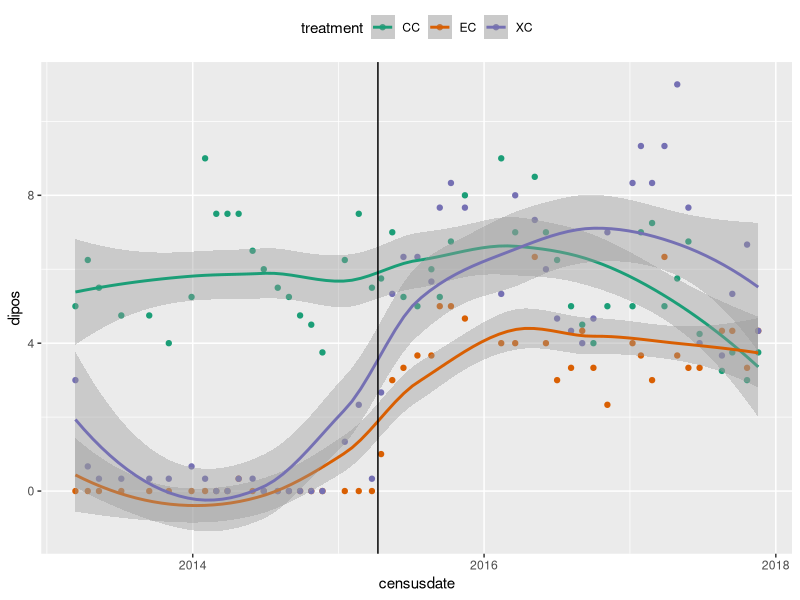
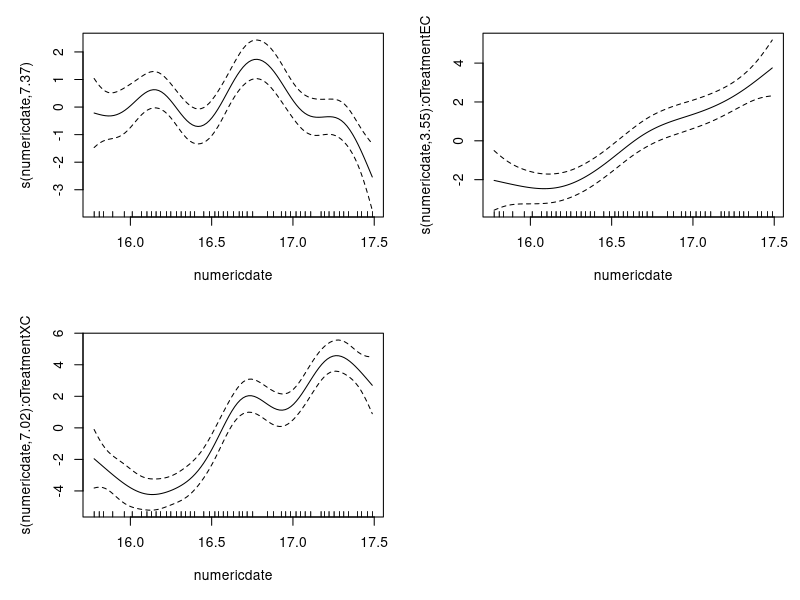
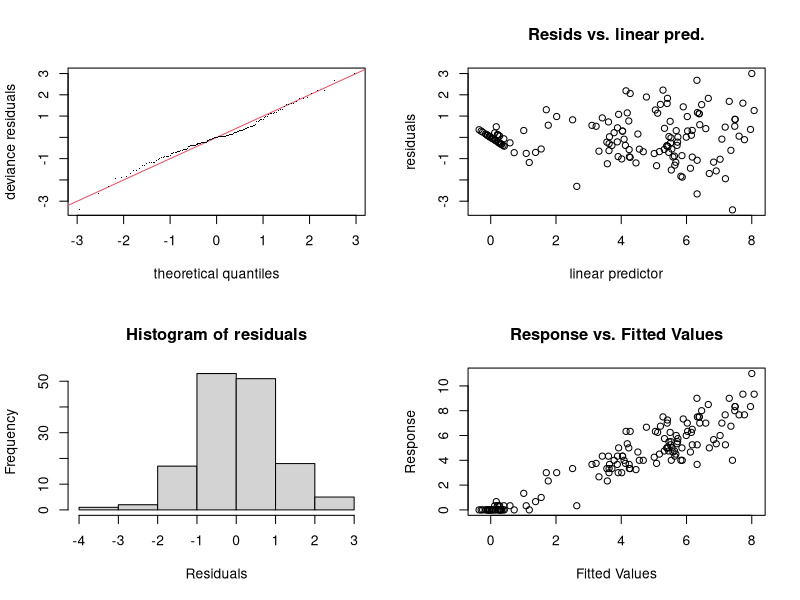
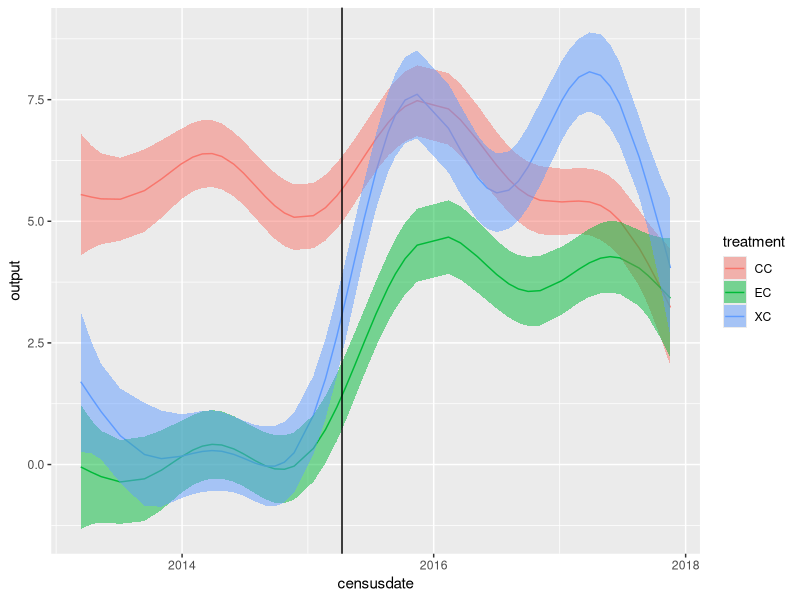

Reproduce these figures in R, in order.
## ---- chunk 1
library(dplyr)
library(mgcv)
library(ggplot2)


## ---- chunk 2

dipoN_avg = read.csv('Dipo_abundance_by_treatment.csv')

dipoN_avg$censusdate = as.Date(dipoN_avg$censusdate)
dipoN_avg

## ---- chunk 3
ggplot(dipoN_avg, aes(x = censusdate, y =dipos, colour = treatment)) +
    geom_point() +
    geom_smooth(method = 'loess', se = TRUE) +
    scale_colour_brewer(type = 'qual', palette = 'Dark2') +
    theme(legend.position = 'top') +
  geom_vline(xintercept=as.Date('2015-04-10'))
## ---- chunk 4
# create ordered factor
dipoN_avg = mutate(dipoN_avg, oTreatment = ordered(treatment, levels = c('CC','EC','XC')))


m <- gam(dipos ~ treatment + s(numericdate) + s(numericdate, by = oTreatment), data = dipoN_avg, method='REML')

plot(m, shade = TRUE, pages = 1,  scale=0,seWithMean = T)

## ---- chunk 5
# is this a good model?
summary(m)
gam.check(m)

## ---- chunk 6
# Make nice plots
pred = dipoN_avg[,c('numericdate','treatment','oTreatment','censusdate')]
pred$output = predict(m,pred)
pred$se <- predict( m , se = TRUE)$se.fit

pred$lcl <- pred$output - 1.96 * pred$se
pred$ucl <- pred$output + 1.96 * pred$se
ggplot(pred) +
  geom_line(aes(x=censusdate,y=output,colour=treatment)) +
  geom_ribbon(aes(x=censusdate,ymax=ucl,ymin=lcl,fill=treatment),alpha=.5) +
  geom_vline(xintercept=as.Date('2015-04-10'))
  

